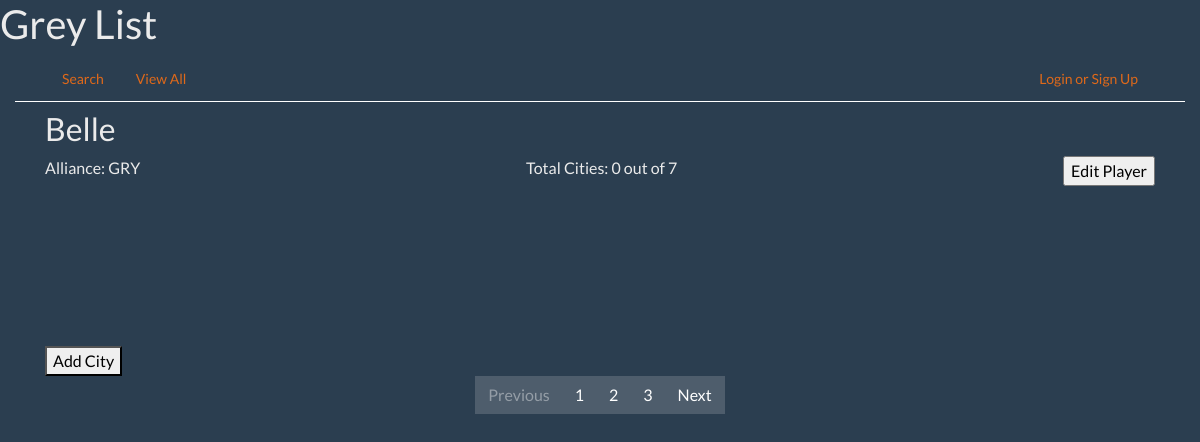
Before: /player/detail/1/ with the older database file.
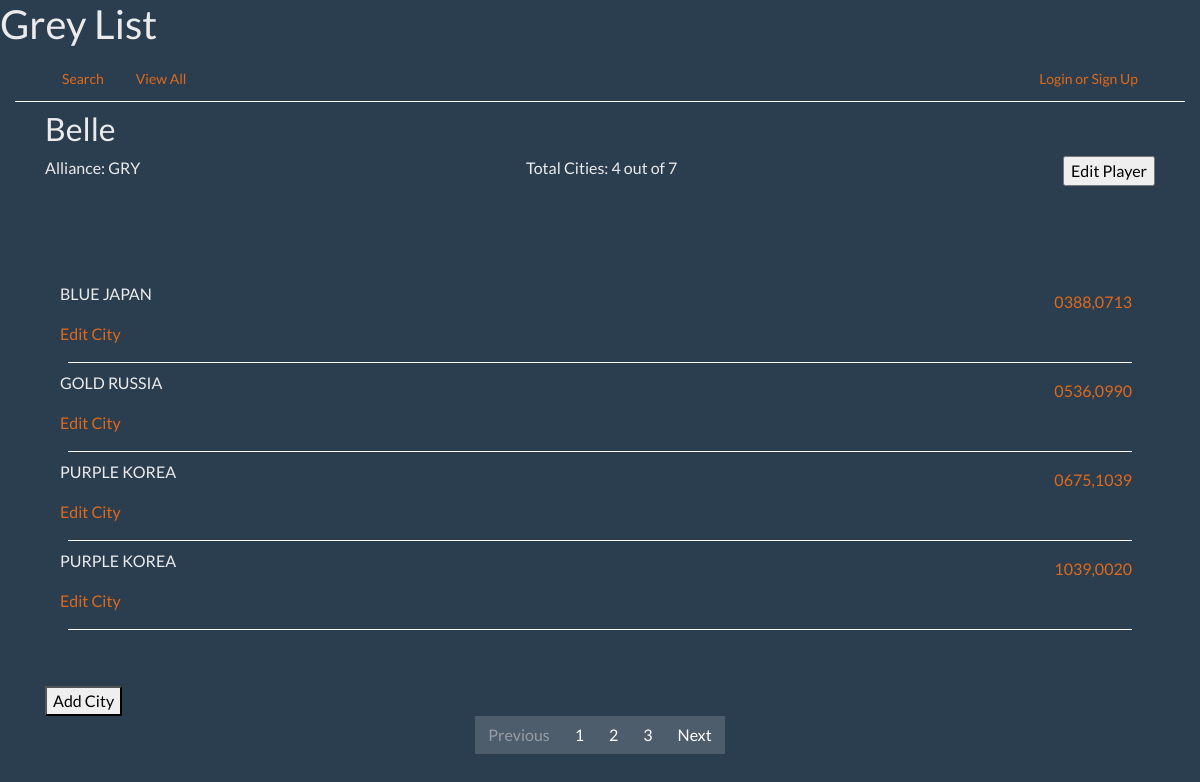
After: the same page with the newer database file.
### subCityList/models.py (models this page shows, shortened)
class Player (models.Model):
    id = models.AutoField(primary_key=True)
    name = models.CharField(max_length=200, blank=False, unique=True)
    team = models.CharField(max_length=3, choices=TEAM_NAMES, default=None)
    rank = models.IntegerField(choices=RANKS, default=KNIGHT)

class Subcity (models.Model):
    id = models.AutoField(primary_key=True)
    coords = models.CharField(max_length=9, blank=False, unique=True)
    player = models.ForeignKey(Player, related_name='cities', blank=False, on_delete=models.CASCADE)
    culture = models.CharField(max_length=7, blank=False, choices=SUB_CULTURE, default=JAPAN)
    quality = models.CharField(max_length=6, blank=False, choices=SUB_QUALITY, default=EXCELLENT)

### subCityList/views_player.py (the view)
# urls.py: path('player/detail/<int:player_pk>/', views_player.player_detail, name='player_detail'),
def player_detail(request, player_pk):
    player = get_object_or_404(Player, id=player_pk)
    cities = Subcity.objects.filter(player=player_pk).order_by('quality')
    return render(request, 'subCityList/player/player_detail.html', {'player': player, 'cities': cities})

### subCityList/templates/subCityList/player/player_detail.html (shortened to what this page needs)
{% extends 'subCityList/base.html' %}
{% block content %}
     <div>
    <h2>{{ player.name }} </h2>
    <div class="d-flex pb-5">
        <div class="mr-auto"> Alliance: {{ player.team }}</div>
        <div class="mr-auto">Total Cities: {{ player.cities.count }} out of {{ player.rank }}</div>
    {% if player %}
        <form action="{% url 'subCityList:player_edit' player_pk=player.id %}">
        <input id="edit_player_form" type='submit' value='Edit Player'>
        </form>
    {% endif %}
    </div>
    <div class="container pt-5 justify-content-center">
    {% for city in cities %}
        <div class='d-flex' id="city_{{ city.id }}">
            <div class="mr-auto">{{ city.quality }} {{ city.culture }}</div>
            <div class="p-2"><a href="{% url 'subCityList:city_detail' city_pk=city.id %}">{{ city.coords }}</a></div>
        </div>
        <p><a href="{% url 'subCityList:city_edit' city_pk=city.id %}">Edit City</a></p>
        <div class="border-bottom border-white m-2"></div>
    {% empty %}
        <p id='no_records'>{{ message }}</p>
    {% endfor %}
    </div>
    </div>
    <div class="pt-5">
    <form action={% url 'subCityList:city_add' player_pk=player.id %}>
        <button type="submit">Add City</button>
    </div>
{% endblock %}

Changed rows visible on the page:
computed for Player "Belle": cities.count "0" → "4"
added Subcity: quality "BLUE", culture "JAPAN", coords "0388,0713"
added Subcity: quality "GOLD", culture "RUSSIA", coords "0536,0990"
added Subcity: quality "PURPLE", culture "KOREA", coords "0675,1039"
added Subcity: quality "PURPLE", culture "KOREA", coords "1039,0020"
